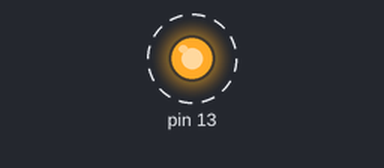
This sketch was run on a simulated Arduino Uno, built with avr-gcc and run on an emulated ATmega328P. On the bench: output pins drawn as LEDs (lit = HIGH). Dashed ring = blinking. What the sketch prints to the serial monitor is not drawn.

Above: at 0.5 s.
Timing chart, 0 to 4.6 s (numbered marks = the images above):
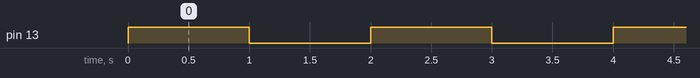

The sketch:

hello_world.ino
```cpp
void setup() {
   pinMode(13, OUTPUT);
   Serial.begin(57600);
}

int ledVal;

void loop() {
  ledVal = digitalRead(13);
  if (ledVal == HIGH) {
    digitalWrite(13,LOW);
  } else {
    digitalWrite(13,HIGH);
  }
  Serial.println("Hello, world!");
  delay(1000);               // wait for a second
}
```

Measured:
- by itself, pin 13: alternates HIGH for 1.0 s and LOW for 1.0 s
